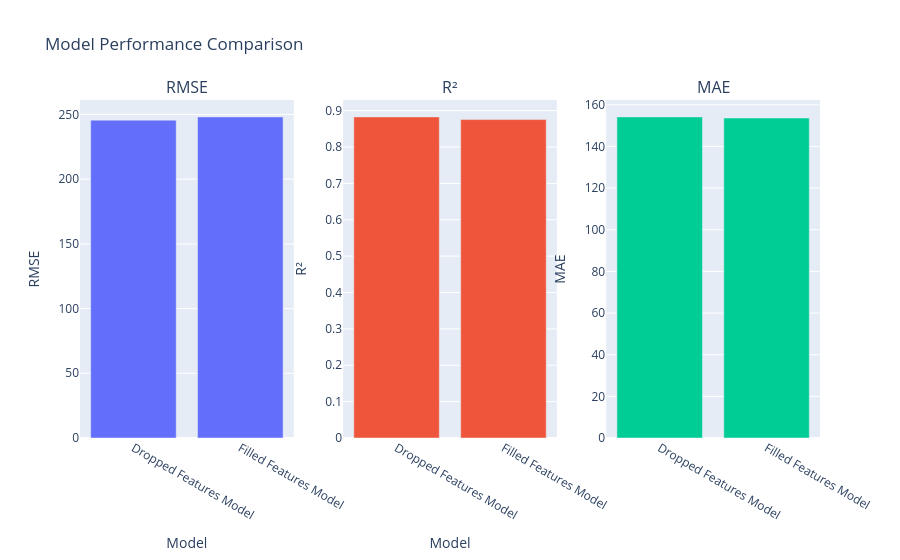

The notebook cell saved with this chart:
### Markdown cell above
### Dropped Vs Filled Model Comparision

### Code cell
from plotly.subplots import make_subplots
import plotly.graph_objects as go

rmse = [rmse_dropped, rmse_filled]
r2 = [r2_dropped, r2_filledd]
mae = [mae_dropped, mae_filled]
models = ['Dropped Features Model', 'Filled Features Model']

# using 1,2 subplot
fig = make_subplots(rows=1, cols=3, subplot_titles=('RMSE', 'R²', 'MAE'))
fig.add_trace(go.Bar(x=models, y=rmse), row=1, col=1)
fig.add_trace(go.Bar(x=models, y=r2), row=1, col=2)
fig.add_trace(go.Bar(x=models, y=mae), row=1, col=3)
fig.update_layout(title_text='Model Performance Comparison', showlegend=False)
fig.update_xaxes(title_text='Model', row=1, col=1)
fig.update_xaxes(title_text='Model', row=1, col=2)
fig.update_yaxes(title_text='RMSE', row=1, col=1)
fig.update_yaxes(title_text='R²', row=1, col=2)
fig.update_yaxes(title_text='MAE', row=1, col=3)

fig.show()

### Figure 1 — Plotly figure (JSON) as saved in the notebook; plotly's stock layout.template omitted (floating-point values rounded to 4 significant figures)
{"data": [{"type": "bar", "x": ["Dropped Features Model", "Filled Features Model"], "xaxis": "x", "y": [245.6, 248.1], "yaxis": "y"}, {"type": "bar", "x": ["Dropped Features Model", "Filled Features Model"], "xaxis": "x2", "y": [0.8828, 0.8754], "yaxis": "y2"}, {"type": "bar", "x": ["Dropped Features Model", "Filled Features Model"], "xaxis": "x3", "y": [154.2, 153.7], "yaxis": "y3"}], "layout": {"annotations": [{"font": {"size": 16}, "showarrow": false, "text": "RMSE", "x": 0.1444, "xanchor": "center", "xref": "paper", "y": 1, "yanchor": "bottom", "yref": "paper"}, {"font": {"size": 16}, "showarrow": false, "text": "R²", "x": 0.5, "xanchor": "center", "xref": "paper", "y": 1, "yanchor": "bottom", "yref": "paper"}, {"font": {"size": 16}, "showarrow": false, "text": "MAE", "x": 0.8556, "xanchor": "center", "xref": "paper", "y": 1, "yanchor": "bottom", "yref": "paper"}], "showlegend": false, "title": {"text": "Model Performance Comparison"}, "xaxis": {"anchor": "y", "domain": [0, 0.2889], "title": {"text": "Model"}}, "xaxis2": {"anchor": "y2", "domain": [0.3556, 0.6444], "title": {"text": "Model"}}, "xaxis3": {"anchor": "y3", "domain": [0.7111, 1]}, "yaxis": {"anchor": "x", "domain": [0, 1], "title": {"text": "RMSE"}}, "yaxis2": {"anchor": "x2", "domain": [0, 1], "title": {"text": "R²"}}, "yaxis3": {"anchor": "x3", "domain": [0, 1], "title": {"text": "MAE"}}}}
